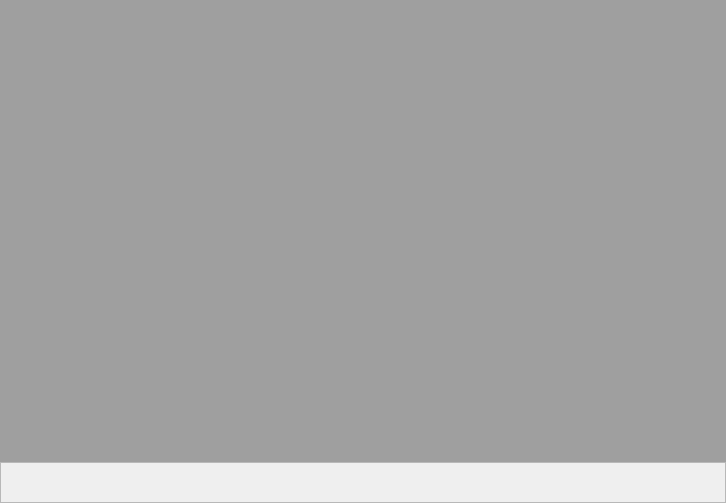
<?xml version="1.0" encoding="UTF-8"?>
<ui version="4.0">
 <class>CameraView</class>
 <widget class="QWidget" name="CameraView">
  <property name="geometry">
   <rect>
    <x>0</x>
    <y>0</y>
    <width>726</width>
    <height>503</height>
   </rect>
  </property>
  <property name="windowTitle">
   <string>Form</string>
  </property>
  <layout class="QVBoxLayout" name="verticalLayout" stretch="1,0">
   <property name="spacing">
    <number>0</number>
   </property>
   <property name="leftMargin">
    <number>0</number>
   </property>
   <property name="topMargin">
    <number>0</number>
   </property>
   <property name="rightMargin">
    <number>0</number>
   </property>
   <property name="bottomMargin">
    <number>0</number>
   </property>
   <item>
    <widget class="QMdiArea" name="mdiArea"/>
   </item>
   <item>
    <widget class="QFrame" name="toolbar">
     <property name="frameShape">
      <enum>QFrame::StyledPanel</enum>
     </property>
     <property name="frameShadow">
      <enum>QFrame::Raised</enum>
     </property>
     <layout class="QHBoxLayout" name="horizontalLayout">
      <property name="spacing">
       <number>0</number>
      </property>
      <property name="leftMargin">
       <number>3</number>
      </property>
      <property name="topMargin">
       <number>0</number>
      </property>
      <property name="rightMargin">
       <number>3</number>
      </property>
      <property name="bottomMargin">
       <number>0</number>
      </property>
      <item>
       <widget class="QToolButton" name="prevButton">
        <property name="toolTip">
         <string>Previous Frame</string>
        </property>
        <property name="text">
         <string/>
        </property>
        <property name="icon">
         <iconset resource="../Resources/mainwind.qrc">
          <normaloff>:/Resources/super-mono-iconset/navigation-left.png</normaloff>:/Resources/super-mono-iconset/navigation-left.png</iconset>
        </property>
        <property name="iconSize">
         <size>
          <width>32</width>
          <height>32</height>
         </size>
        </property>
        <property name="shortcut">
         <string>Left</string>
        </property>
        <property name="autoRaise">
         <bool>true</bool>
        </property>
       </widget>
      </item>
      <item>
       <widget class="QToolButton" name="nextButton">
        <property name="toolTip">
         <string>Next Frame</string>
        </property>
        <property name="autoFillBackground">
         <bool>false</bool>
        </property>
        <property name="text">
         <string/>
        </property>
        <property name="icon">
         <iconset resource="../Resources/mainwind.qrc">
          <normaloff>:/Resources/super-mono-iconset/navigation-right.png</normaloff>:/Resources/super-mono-iconset/navigation-right.png</iconset>
        </property>
        <property name="iconSize">
         <size>
          <width>32</width>
          <height>32</height>
         </size>
        </property>
        <property name="shortcut">
         <string>Right</string>
        </property>
        <property name="autoRaise">
         <bool>true</bool>
        </property>
       </widget>
      </item>
      <item>
       <widget class="QToolButton" name="controlButton">
        <property name="toolTip">
         <string>Play</string>
        </property>
        <property name="autoFillBackground">
         <bool>false</bool>
        </property>
        <property name="text">
         <string/>
        </property>
        <property name="icon">
         <iconset resource="../Resources/mainwind.qrc">
          <normaloff>:/Resources/super-mono-iconset/button-play.png</normaloff>:/Resources/super-mono-iconset/button-play.png</iconset>
        </property>
        <property name="iconSize">
         <size>
          <width>32</width>
          <height>32</height>
         </size>
        </property>
        <property name="shortcut">
         <string>Return, Space</string>
        </property>
        <property name="autoRaise">
         <bool>true</bool>
        </property>
       </widget>
      </item>
      <item>
       <spacer name="horizontalSpacer">
        <property name="orientation">
         <enum>Qt::Horizontal</enum>
        </property>
        <property name="sizeHint" stdset="0">
         <size>
          <width>507</width>
          <height>20</height>
         </size>
        </property>
       </spacer>
      </item>
      <item>
       <widget class="QToolButton" name="TileviewButton">
        <property name="toolTip">
         <string>tileview</string>
        </property>
        <property name="text">
         <string/>
        </property>
        <property name="icon">
         <iconset resource="../Resources/mainwind.qrc">
          <normaloff>:/Resources/super-mono-iconset/tileview_modified.png</normaloff>:/Resources/super-mono-iconset/tileview_modified.png</iconset>
        </property>
        <property name="iconSize">
         <size>
          <width>32</width>
          <height>32</height>
         </size>
        </property>
        <property name="autoRaise">
         <bool>true</bool>
        </property>
       </widget>
      </item>
     </layout>
    </widget>
   </item>
  </layout>
 </widget>
 <resources>
  <include location="../Resources/mainwind.qrc"/>
 </resources>
 <connections/>
</ui>
